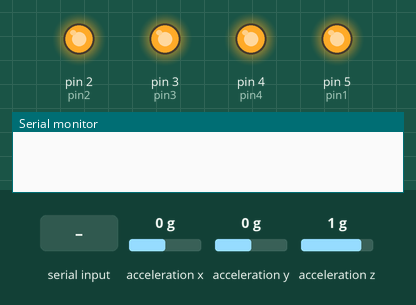
This sketch was run on a simulated Arduino Uno, built with avr-gcc and run on an emulated ATmega328P. On the bench: output pins drawn as LEDs (lit = HIGH), the last lines printed to the serial monitor. Wiring (inferred from the names in the program): MPU-6050 motion sensor at I2C address 0x68. Inputs (shaded band) come from the test bench; at power-on: acceleration x 0 g, acceleration y 0 g, acceleration z 1 g. Random numbers use the default seed unless the sketch sets one.

Above: at 1.2 s.
1.3 s: "a" received over Serial
At 2.0 s:
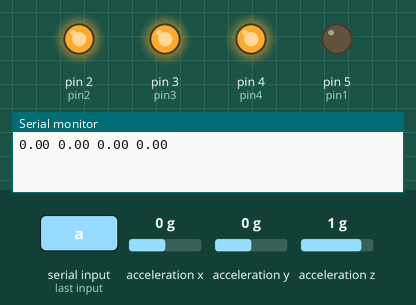
Timing chart, 0 to 4.3 s (numbered marks = the images above; inputs shaded):
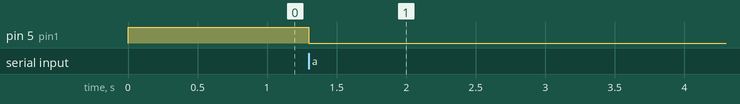

Measured:
- after the input at 1.3 s, pin 5 (pin1): HIGH → LOW at once

The sketch:

Arduino_Miain.ino
```cpp
/* http://www.youtube.com/c/electronoobs
 *
 * This is an example where we configure te data of the MPU6050
 * and read the Acceleration data and print it to the serial monitor
 *
 * Arduino pin    |   MPU6050
 * 5V             |   Vcc
 * GND            |   GND
 * A4             |   SDA
 * A5             |   SCL
 */

//Includes
#include <Wire.h>

//Variables
int acc_error         =0;                         //We use this variable to only calculate once the Acc data error
long double Acc_rawX1 = 0, Acc_rawX2 = 0, Acc_rawX3 = 0 , Acc_rawX4=0;
float Acc_rawY, Acc_rawZ;                         //Here we store the raw data read

//Function prototypes

void setup();
void loop();
void setupAccel();
double readAccel();
String transmision(double accel1, double accel2, double accel3, double accel4);
int pin1 = 5, pin2 = 2, pin3 = 3, pin4 = 4;
char Letra='c';
//--------------------------------------

void setup() {
  //Setup of pins starts
  pinMode(pin1,OUTPUT);
  pinMode(pin2,OUTPUT);
  pinMode(pin3,OUTPUT);
  pinMode(pin4,OUTPUT);
  //-------------------
  //Pins are initialized to make shure there is no accelerometer tuned on
  digitalWrite(pin1,HIGH);
  digitalWrite(pin2,HIGH);
  digitalWrite(pin3,HIGH);
  digitalWrite(pin4,HIGH);

  //-------------------
  Wire.begin();                           //begin the wire comunication
  //Initialices accelerometer by accelerometer
    digitalWrite(pin1,LOW);
    setupAccel();
    digitalWrite(pin1,HIGH);
    //-----------------------
    digitalWrite(pin1,HIGH);
    digitalWrite(pin2,LOW);
    //setupAccel();
    //-----------------------
    digitalWrite(pin2,HIGH);
    digitalWrite(pin3,LOW);
    //setupAccel();
    //-----------------------
    digitalWrite(pin3,HIGH);
    digitalWrite(pin4,LOW);
    //setupAccel();
    digitalWrite(pin4,HIGH);

  Serial.begin(115200);                   //Remenber to set this same baud rate to the serial monitor
  randomSeed(millis());
}


void loop() {
  //Main cycle
//Serial.print('a');
  Letra = Serial.read();
    if(Letra=='a'){
      //Modo real
      //------Read accelerometer No 1-------
      digitalWrite(pin4,HIGH);
      digitalWrite(pin1,LOW);
      delayMicroseconds(60);
      Acc_rawX1 = readAccel();
      Acc_rawX2 = 0;
      Acc_rawX3 = 0;
      Acc_rawX4 = 0;
      //Acc_rawX4 = random(100);
      //------Read accelerometer No 2-------
      /*digitalWrite(pin1,HIGH);
      digitalWrite(pin2,LOW);
      delayMicroseconds(40);


      //------Read accelerometer No 3-------
      digitalWrite(pin2,HIGH);
      digitalWrite(pin3,LOW);
      delayMicroseconds(40);
      Acc_rawX3 = readAccel();

      //------Read accelerometer No 4-------
      digitalWrite(pin3,HIGH);
      digitalWrite(pin4,LOW);
      delayMicroseconds(40);
      Acc_rawX4 = readAccel();
      */
    transmision(Acc_rawX1,Acc_rawX2,Acc_rawX3,Acc_rawX4);
    }
   if(Letra=='b'){
;   Acc_rawX1 = 0.01*random(100)-0.5;
    Acc_rawX2 = 0.01*random(100)-0.5;
    Acc_rawX3 = 0.01*random(100)-0.5;
    Acc_rawX4 = 0.01*random(100)-0.5;
    transmision(Acc_rawX1,Acc_rawX2,Acc_rawX3,Acc_rawX4);
    }

   delayMicroseconds(60);
  }


 //Declares all the functions needed in order to excute the code

 void setupAccel(){
  // This function initializes the IMU sensor
  Wire.beginTransmission(0x68);           //begin, Send the slave adress (in this case 68)
  Wire.write(0x6B);                       //make the reset (place a 0 into the 6B register)
  Wire.write(0x00);
  Wire.endTransmission(true);             //end the transmission

  Wire.beginTransmission(0x68);           //Start communication with the address found during search.
  Wire.write(0x1C);                       //We want to write to the ACCEL_CONFIG register
  Wire.write(0x10);                       //Set the register bits as 00010000 (+/- 8g full scale range)
  Wire.endTransmission(true);

  }

double readAccel(){
  double LAcc_rawX;
  Wire.beginTransmission(0x68);     //begin, Send the slave adress (in this case 68)
  Wire.write(0x3B);                 //Ask for the 0x3B register- correspond to AcX
  Wire.endTransmission(false);      //keep the transmission and next
  Wire.requestFrom(0x68,6,true);    //We ask for next 6 registers starting withj the 3B
  /*We have asked for the 0x3B register. The IMU will send a brust of register.
  * The amount of register to read is specify in the requestFrom function.
  * In this case we request 6 registers. Each value of acceleration is made out of
  * two 8bits registers, low values and high values. For that we request the 6 of them
  * and just make then sum of each pair. For that we shift to the left the high values
  * register (<<) and make an or (|) operation to add the low values.
  If we read the datasheet, for a range of+-8g, we have to divide the raw values by 4096*/
  LAcc_rawX = (Wire.read()<<8|Wire.read())/4096.0 ;
  return LAcc_rawX;

}

  String transmision(double accel1, double accel2, double accel3, double accel4) {
  Serial.print(accel1);
  Serial.print(' ');
  Serial.print(accel2);
  Serial.print(' ');
  Serial.print(accel3);
  Serial.print(' ');
  Serial.println(accel4);
}
```
